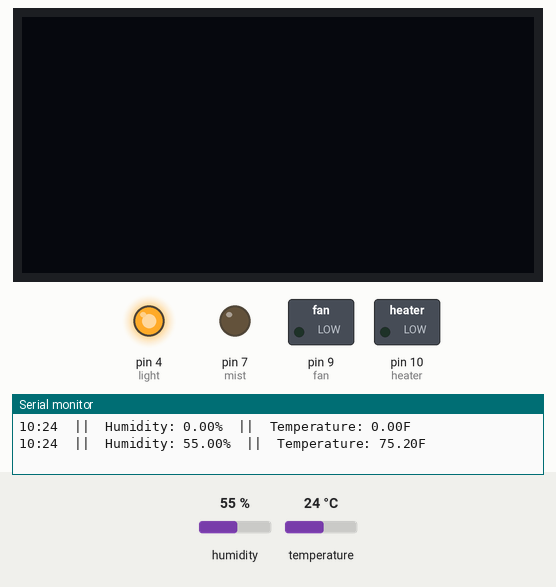
A sketch run on a simulated Arduino Uno, built with avr-gcc and run on an emulated ATmega328P. On the bench: 128×64 one-colour display, switched loads named in the sketch (green lamp = pin HIGH), output pins drawn as LEDs (lit = HIGH), the last lines printed to the serial monitor. Dashed ring = blinking. Inputs (shaded band) come from the test bench; at power-on: temperature 24 °C, humidity 55 %. The local clock reads 2024-03-15 10:24:30 at power-on unless the sketch sets it.

Above: at 3.3 s.
3.4 s: temperature set to 20 °C
At 4.6 s:
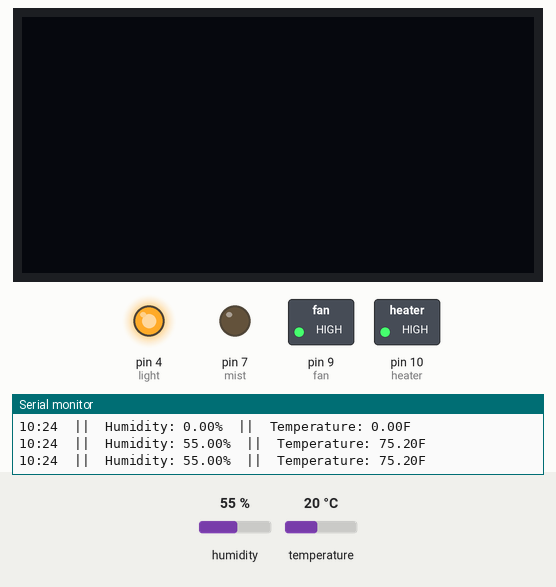
6.1 s: temperature set to 28 °C
At 11.5 s:
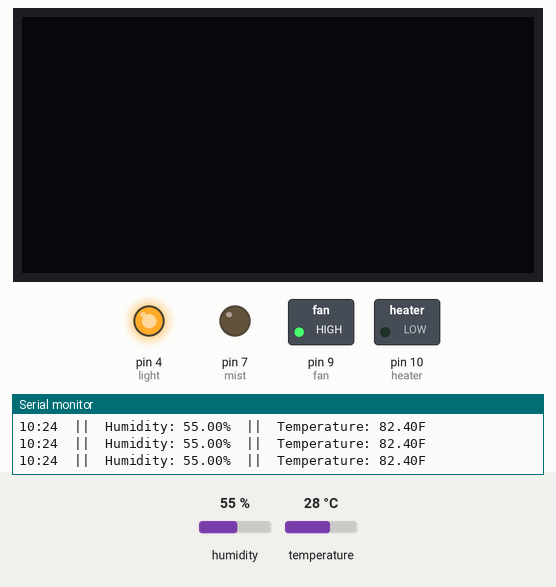
11.8 s: humidity set to 83 %
14.5 s: humidity set to 86 %
19.0 s: temperature set to 12 °C
At 21.7 s:
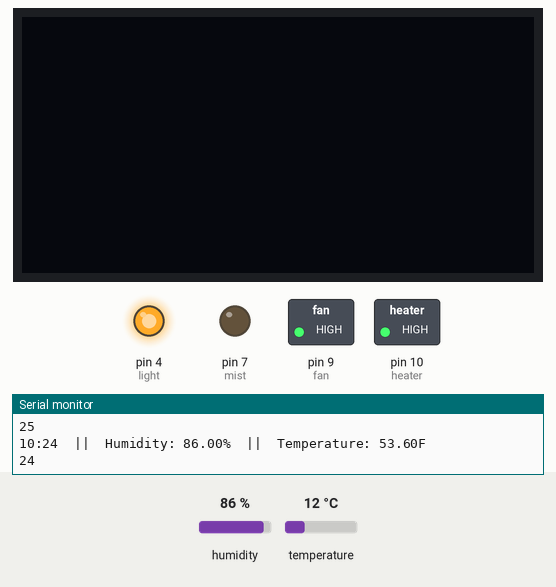
22.0 s: temperature set to 33 °C
At 47.03 s:
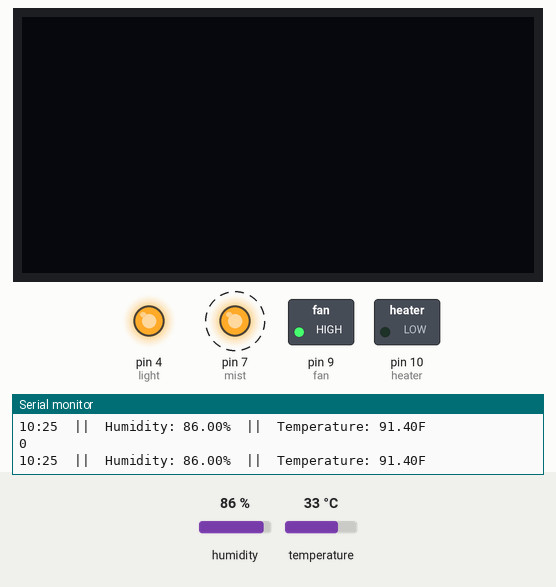
Timing chart, 0 to 48.6 s (numbered marks = the images above; inputs shaded):
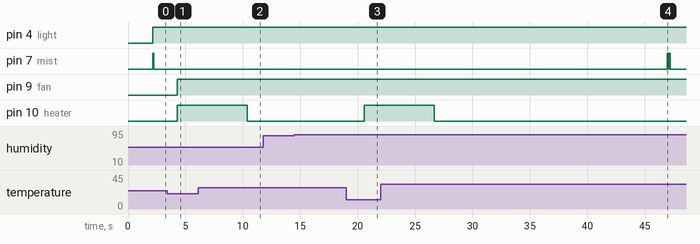

Measured:
- the behaviour switches between 22 and 21 °C on temperature (found by bisection; images 0 and 1)
- after the input at 3.4 s, pin 9 (fan), pin 10 (heater): LOW → HIGH after 0.89 s
- after the input at 6.1 s, pin 10 (heater): HIGH → LOW after 4.3 s
- after the input at 19.0 s, pin 10 (heater): LOW → HIGH after 1.6 s
- after the input at 22.0 s, pin 10 (heater): HIGH → LOW after 4.7 s

The sketch:

fruitingChamber.ino
```cpp
#include <SPI.h>
#include <Ds1302.h>
#include <Adafruit_SSD1306.h>
#include <Adafruit_Sensor.h>
#include <DHT.h>
#include <DHT_U.h>
#define Type DHT11
#define SCREEN_WIDTH 128 // OLED display width, in pixels
#define SCREEN_HEIGHT 64 // OLED display height, in pixels
#define OLED_RESET     -1 // Reset pin # (or -1 if sharing Arduino reset pin)
#define SCREEN_ADDRESS 0x3D ///< See datasheet for Address; 0x3D for 128x64, 0x3C for 128x32

Adafruit_SSD1306 display(SCREEN_WIDTH, SCREEN_HEIGHT, &Wire, OLED_RESET);
Ds1302 rtc(3, 5, 6); //(RST, CLK, DAT)

const int fan = 9;
const int heater = 10;
const int mist = 7;
const int light = 4;
const int HTsense = 12;
float humidity;
float tempF;
float tempC;
static int fanCounter;
static int heaterCounter;
static int mistCounter;
static bool heaterState = false;
static bool mistState = false;
DHT HT(HTsense, Type);

void toggleHeater(bool state) {
  if(state == true) {
    digitalWrite(heater, HIGH);
    digitalWrite(fan, HIGH);
    fanCounter = 60;
    heaterCounter = 4;
  } else if(state == false){
    if(heaterCounter > 0) {
      digitalWrite(heater, HIGH);
      heaterCounter -= 1;
    } else {
      digitalWrite(heater, LOW);
    }
    if(fanCounter > 0) {
      digitalWrite(fan, HIGH);
      fanCounter -=1;
    } else {
      digitalWrite(fan, LOW);
    }
  }
}
void toggleMist(bool state) {
  if(state) {
    if(mistState == true) {
      mistCounter = 30;
    } else {
      digitalWrite(mist, HIGH);
      delay(100);
      digitalWrite(mist, LOW);
      mistState = true;
      mistCounter = 30;
    }
  } else if(!state) {
      if(mistCounter > 0) {
        mistCounter -=1;
        Serial.println(mistCounter);
      } else
        if(mistState == true){
          digitalWrite(mist, HIGH);
          delay(100);
          digitalWrite(mist, LOW);
          delay(50);
          digitalWrite(mist, HIGH);
          delay(100);
          digitalWrite(mist, LOW);
          mistState = false;
        } else {}
  }
}

void setup() {
  Serial.begin(9600);
  HT.begin();
  delay(100);
  rtc.init();
  pinMode(fan, OUTPUT);
  pinMode(heater, OUTPUT);
  pinMode(mist, OUTPUT);
  pinMode(light, OUTPUT);
  pinMode(HTsense, INPUT);

//  If the RTC needs to be updated
  if (rtc.isHalted())
    {
        Serial.println("RTC is halted. Setting time...");
        Ds1302::DateTime dt = {
            .year = 23,
            .month = Ds1302::MONTH_MAY,
            .day = 8,
            .hour = 21,
            .minute = 22,
            .second = 0,
            .dow = Ds1302::DOW_MON
        };
        rtc.setDateTime(&dt);
    }

  //  If the OLED address is not found
  if(!display.begin(SSD1306_SWITCHCAPVCC, SCREEN_ADDRESS)) {
    Serial.println(F("SSD1306 allocation failed"));
    for(;;); // Don't proceed, loop forever
  }
  delay(2000);
}

void loop() {
  Ds1302::DateTime now;
  rtc.getDateTime(&now);
  Serial.print(now.hour);
  Serial.print(":");
  if(now.minute < 10) {
    Serial.print(0);
  }
  Serial.print(now.minute);
  Serial.print("  ||  Humidity: ");
  if(humidity > 100) {
    Serial.print(100);
  } else {
    Serial.print(humidity);
  }
  Serial.print("%  ||  ");
  Serial.print("Temperature: ");
  Serial.print(tempF);
  Serial.println("F");

  humidity = HT.readHumidity();
  tempF = HT.readTemperature(true);
  tempC = HT.readTemperature();

//  Lighting Schedule
  if(now.hour < 12) {
    digitalWrite(light, HIGH);
  } else {
    digitalWrite(light, LOW);
  }

  //  Temperature monitoring and heater control
  if(tempF < 70) {
    toggleHeater(true);
    heaterState = true;
  } else {
    toggleHeater(false);
    heaterState = false;
  }

  //  Humidity monitoring and mist control
  if(humidity < 85) {
    toggleMist(true);
  } else {
    toggleMist(false);
  }
  //  OLED Display
  display.clearDisplay();
  display.setTextSize(2);
  display.setTextColor(SSD1306_WHITE);
  display.setCursor(23,16);
  display.print(tempF);
  display.println(" F");

  display.setTextSize(2);
  display.setTextColor(SSD1306_WHITE);
  display.setCursor(27,32);
  display.print(humidity);
  display.println("%");
  delay(1000);
}
```
